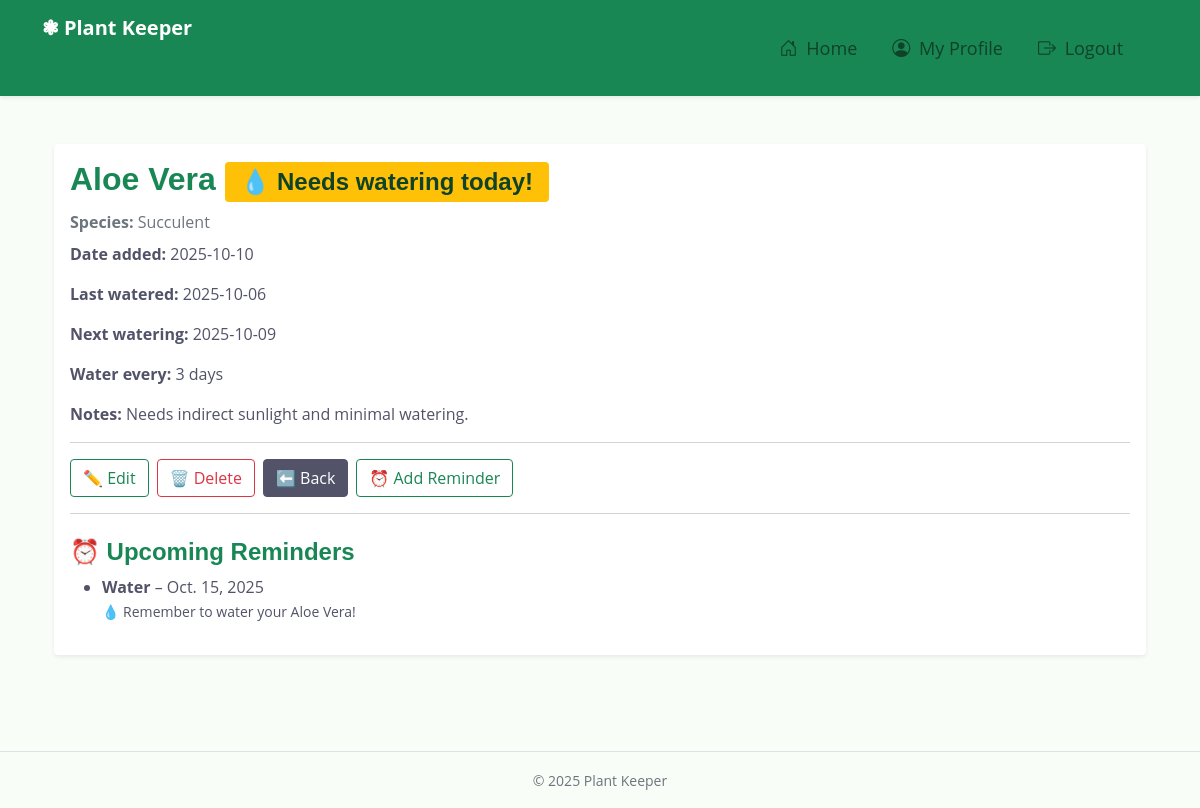
The app's page /plants/1/ (signed in) with its own data.
### main_app/models.py (models this page shows, shortened)
class Plant(models.Model):
    name = models.CharField(max_length=100)
    species = models.CharField(max_length=100)
    date_added = models.DateField(auto_now_add=True)
    last_watered_date = models.DateField(blank=True, null=True)
    watering_frequency = models.IntegerField(
        default=7, help_text="Days between watering"
    )
    notes = models.TextField(blank=True)
    user = models.ForeignKey(User, on_delete=models.CASCADE)
    def next_watering_date(self):
        if self.last_watered_date:
            return self.last_watered_date + timedelta(days=self.watering_frequency)
        return None
    @property
    def needs_watering(self):
        if not self.last_watered_date:
            return True
        days_passed = (date.today() - self.last_watered_date).days
        return days_passed >= self.watering_frequency

class Reminder(models.Model):
    REMINDER_TYPES = [
        ("Water", "Water"),
        ("Fertilizer", "Fertilizer"),
        ("Check Soil", "Check Soil"),
    ]
    plant = models.ForeignKey(Plant, on_delete=models.CASCADE)
    reminder_type = models.CharField(
        max_length=50, choices=REMINDER_TYPES, default="Water"
    )
    reminder_date = models.DateField()
    message = models.CharField(
        max_length=255, default="Time to take care of your plant! 💧"
    )
    is_completed = models.BooleanField(default=False)
    created_at = models.DateTimeField(auto_now_add=True)

### main_app/views.py (the view)
# urls.py: path("plants/<int:pk>/", views.PlantDetail.as_view(), name="plant_detail"),
class PlantDetail(LoginRequiredMixin, DetailView):
    model = Plant
    template_name = "plants/detail.html"
    context_object_name = "plant"
    def get_context_data(self, **kwargs):
        context = super().get_context_data(**kwargs)
        plant = self.get_object()
        context["reminders"] = Reminder.objects.filter(
            plant=plant, is_completed=False, reminder_date__gte=date.today()
        ).order_by("reminder_date")
        context["today_reminders"] = Reminder.objects.filter(
            plant=plant, is_completed=False, reminder_date=date.today()
        )
        return context

### main_app/templates/plants/detail.html (shortened to what this page needs)
{% extends "base.html" %}
{% block content %}
<div class="container py-5">
  <div class="card shadow-sm border-0">
    <div class="card-body">
      <h2 class="text-success">
        {{ plant.name }}
        {% if plant.needs_watering %}
            <span class="badge bg-warning text-dark">💧 Needs watering today!</span>
        {% endif %}
      </h2>
      <p class="text-muted mb-2"><strong>Species:</strong> {{ plant.species }}</p>
      <p><strong>Date added:</strong> {{ plant.date_added|date:"Y-m-d" }}</p>
      <p><strong>Last watered:</strong>
        {% if plant.last_watered_date %}
          {{ plant.last_watered_date|date:"Y-m-d" }}
        {% else %}
          <span class="text-muted">Not yet</span>
        {% endif %}
      </p>
      <p><strong>Next watering:</strong>
        {% if plant.next_watering_date %}
          {{ plant.next_watering_date|date:"Y-m-d" }}
        {% else %}
          <span class="text-muted">Not scheduled</span>
        {% endif %}
      </p>
      <p><strong>Water every:</strong> {{ plant.watering_frequency }} days</p>
      <p><strong>Notes:</strong> {{ plant.notes|default:"-" }}</p>
      <hr>
      <div class="d-flex gap-2">
        <a href="{% url 'plant_edit' plant.pk %}" class="btn btn-outline-success">✏️ Edit</a>
        <a href="{% url 'plant_delete' plant.pk %}" class="btn btn-outline-danger">🗑️ Delete</a>
        <a href="{% url 'plant_list' %}" class="btn btn-secondary">⬅️ Back</a>
        <a href="{% url 'reminder_add' %}?plant_id={{ plant.id }}" class="btn btn-outline-success">⏰ Add Reminder</a>
      </div>
      <hr>
      <h4 class="mt-4 text-success">⏰ Upcoming Reminders</h4>
          {% if reminders %}
            <ul>
              {% for reminder in reminders %}
                <li>
                  <strong>{{ reminder.reminder_type }}</strong> – {{ reminder.reminder_date }}<br>
                  <small>{{ reminder.message }}</small>
                </li>
               {% endfor %}
            </ul>
          {% else %}
            <p class="text-muted">No reminders yet.</p>
          {% endif %}
    </div>
  </div>
</div>
{% endblock %}

### main_app/static/css/style.css (style rules this page uses)
:root { --primary: #348E38; --secondary: #525368; --light: #E8F5E9; --dark: #0F4229; }
h1, .h1, h2, .h2, .fw-bold { font-weight: 700 !important; }
h3, .h3, h4, .h4, .fw-medium { font-weight: 600 !important; }
.btn { transition: .5s; font-weight: 500; }
body { background-color: #f8fdf8; }

### records on screen
Plant: name "Aloe Vera", species "Succulent", date_added "2025-10-10", last_watered_date "2025-10-06", next_watering_date "2025-10-09", watering_frequency "3", notes "Needs indirect sunlight and minimal watering."
Reminder: reminder_type "Water", reminder_date "Oct. 15, 2025", message "💧 Remember to water your Aloe Vera!"
